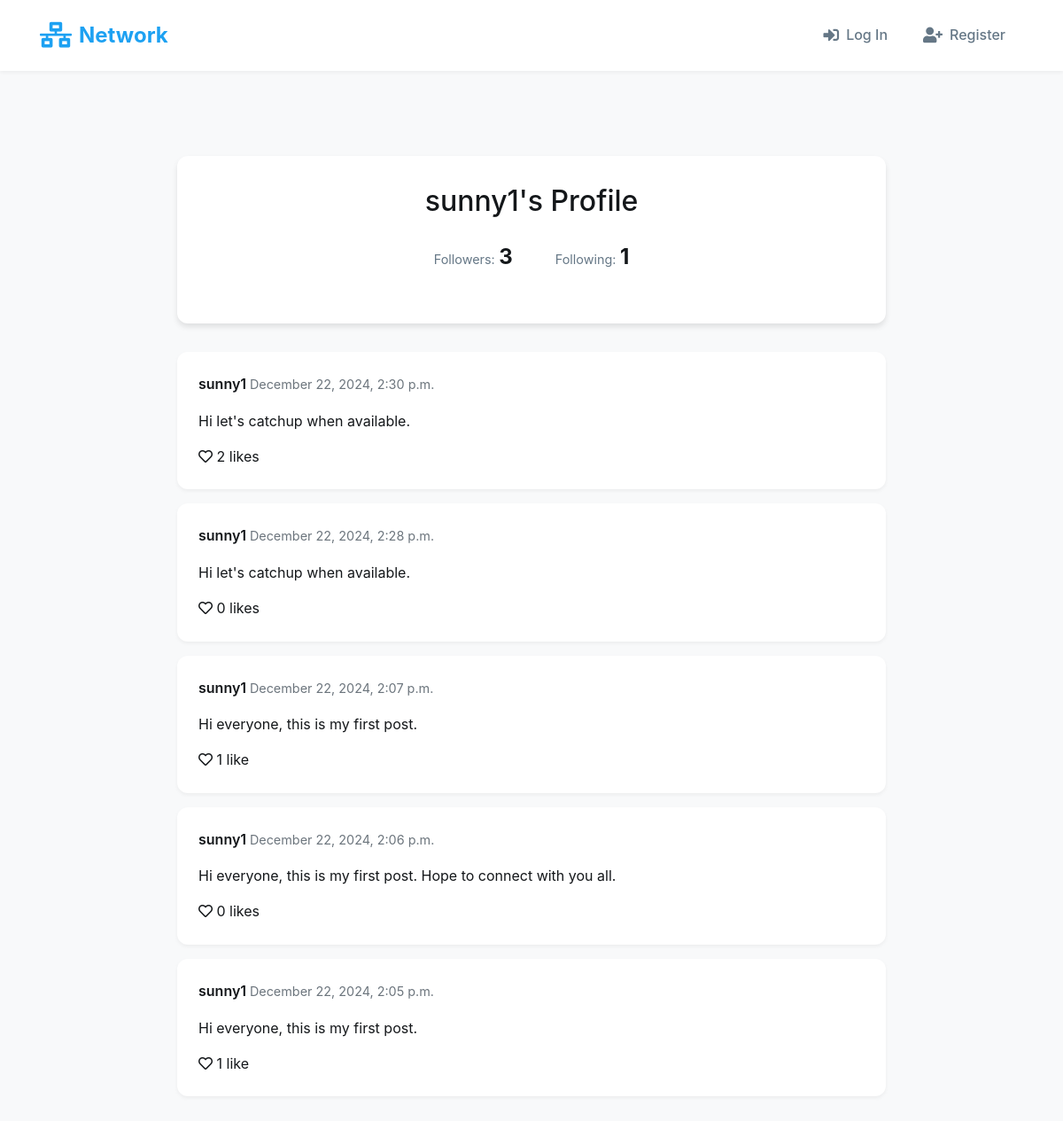
Page /profile/sunny1 on the committed database.
### network/models.py (models this page shows, shortened)
class User(AbstractUser):
    followers = models.ManyToManyField(
        'self',
        symmetrical=False,
        related_name='following',
        blank=True
    )
    def followers_count(self):
        return self.followers.count()
    def following_count(self):
        return self.following.count()

class Post(models.Model):
    user = models.ForeignKey(User, on_delete=models.CASCADE, related_name="posts")
    content = models.TextField()
    date = models.DateTimeField(default=timezone.now)
    likes = models.ManyToManyField(User, blank=True, related_name="liked_posts")
    class Meta:
        ordering = ['-date']  # Show newest posts first

### network/views.py (the view)
# urls.py: path("profile/<str:username>", views.profile, name="profile"),
def profile(request, username):
    try:
        profile_user = User.objects.get(username=username)
    except User.DoesNotExist:
        return HttpResponseRedirect(reverse("index"))
    user_posts = Post.objects.filter(user=profile_user)
    page_obj = paginate_posts(user_posts, request)
    is_following = False
    if request.user.is_authenticated:
        is_following = request.user.following.filter(id=profile_user.id).exists()
    return render(request, "network/profile.html", {
        "profile_user": profile_user,
        "page_obj": page_obj,
        "is_following": is_following,
        "followers_count": profile_user.followers_count(),
        "following_count": profile_user.following_count()
    })

### network/views.py (called while the page is built)
def paginate_posts(posts, request, per_page=10):
    posts = posts.order_by('-date')
    paginator = Paginator(posts, per_page)
    page = request.GET.get('page')
    try:
        posts_page = paginator.page(page)
    except PageNotAnInteger:
        posts_page = paginator.page(1)
    except EmptyPage:
        posts_page = paginator.page(paginator.num_pages)
    return posts_page

### network/templates/network/profile.html (shortened to what this page needs)
{% extends "network/layout.html" %}
{% block body %}
<div class="profile-container">
    <div class="profile-header">
        <h2>{{ profile_user.username }}'s Profile</h2>
        <div class="profile-stats">
            <div class="stat-item">
                <span class="stat-label">Followers:</span>
                <span class="stat-value" id="followers-count">{{ followers_count }}</span>
            </div>
            <div class="stat-item">
                <span class="stat-label">Following:</span>
                <span class="stat-value">{{ following_count }}</span>
            </div>
        </div>
    </div>
    <div class="posts-section">
        {% for post in page_obj %}
            {% include "network/post_card.html" with post=post %}
        {% empty %}
            <p class="no-posts">No posts yet.</p>
        {% endfor %}
    </div>
</div>
{% endblock %}

### network/templates/network/layout.html (shortened to what this page needs)
{% load static %}
<!DOCTYPE html>
<html lang="en">
    <head>
        <link rel="stylesheet" href="https://stackpath.bootstrapcdn.com/bootstrap/4.4.1/css/bootstrap.min.css">
        <link href="{% static 'network/styles.css' %}" rel="stylesheet">
        <link rel="stylesheet" href="https://cdnjs.cloudflare.com/ajax/libs/font-awesome/5.15.4/css/all.min.css">
    </head>
    <body>
        <nav class="navbar navbar-expand-lg navbar-light">
            <div class="container">
                <a class="navbar-brand" href="{% url 'index' %}">
                    <i class="fas fa-network-wired"></i> Network
                </a>
                <div class="collapse navbar-collapse" id="navbarNav">
                    <ul class="navbar-nav ml-auto">
                        {% if user.is_authenticated %}
                            <li class="nav-item">
                                <a class="nav-link" href="{% url 'index' %}">
                                    <i class="fas fa-home"></i> All Posts
                                </a>
                            </li>
                            <li class="nav-item">
                                <a class="nav-link" href="{% url 'following' %}">
                                    <i class="fas fa-users"></i> Following
                                </a>
                            </li>
                            <li class="nav-item">
                                <a class="nav-link" href="{% url 'profile' user.username %}">
                                    <i class="fas fa-user"></i> {{ user.username }}
                                </a>
                            </li>
                            <li class="nav-item">
                                <a class="nav-link" href="{% url 'logout' %}">
                                    <i class="fas fa-sign-out-alt"></i> Log Out
                                </a>
                            </li>
                        {% else %}
                            <li class="nav-item">
                                <a class="nav-link" href="{% url 'login' %}">
                                    <i class="fas fa-sign-in-alt"></i> Log In
                                </a>
                            </li>
                            <li class="nav-item">
                                <a class="nav-link" href="{% url 'register' %}">
                                    <i class="fas fa-user-plus"></i> Register
                                </a>
                            </li>
                        {% endif %}
                    </ul>
                </div>
            </div>
        </nav>
        <div class="container main-content">
            {% block body %}
            {% endblock %}
        </div>
    </body>
</html>

### network/templates/network/post_card.html (shortened to what this page needs)
<div class="post-card" id="post-{{ post.id }}" data-post-id="{{ post.id }}">
    <div class="post-header">
        <div class="post-user">
            <strong class="post-username">
                <a href="{% url 'profile' post.user.username %}">{{ post.user.username }}</a>
            </strong>
            <span class="post-date text-muted">{{ post.date|date:"F d, Y, g:i a" }}</span>
        </div>
    </div>
    <div class="post-content">
        {{ post.content }}
    </div>
    <div class="post-footer">
        {% if user.is_authenticated %}
            <button class="like-button {% if user in post.likes.all %}liked{% endif %}"
                    data-post-id="{{ post.id }}">
                <i class="{% if user in post.likes.all %}fas{% else %}far{% endif %} fa-heart"></i>
                <span class="like-count">{{ post.likes.count }} like{{ post.likes.count|pluralize }}</span>
            </button>
        {% else %}
            <div class="likes-count">
                <i class="far fa-heart"></i>
                <span>{{ post.likes.count }} like{{ post.likes.count|pluralize }}</span>
            </div>
        {% endif %}
    </div>
</div>

### network/static/network/styles.css (style rules this page uses)
:root { --primary-color: #1da1f2; --primary-hover: #1991db; --secondary-color: #657786; --background-light: #f8f9fa; --background-white: #ffffff; --text-dark: #14171a; --text-secondary: #657786; --border-color: #e1e8ed; --success-color: #17bf63; --danger-color: #e0245e; --shadow-sm: 0 2px 4px rgba(0, 0, 0, 0.05); --shadow-md: 0 4px 6px rgba(0, 0, 0, 0.1); --transition: all 0.3s ease; }
body { background-color: var(--background-light); color: var(--text-dark); font-family: -apple-system, BlinkMacSystemFont, "Segoe UI", Roboto, Helvetica, Arial, sans-serif; line-height: 1.6; }
.navbar { background-color: var(--background-white); box-shadow: var(--shadow-sm); padding: 1rem 0; margin-bottom: 2rem; }
.navbar-brand { font-size: 1.5rem; font-weight: 700; color: var(--primary-color) !important; display: flex; align-items: center; gap: 0.5rem; }
.navbar-brand i { font-size: 1.8rem; color: var(--primary-color); }
.nav-item { margin: 0 0.25rem; }
.nav-link { color: var(--text-secondary) !important; font-weight: 500; padding: 0.5rem 1rem !important; border-radius: 20px; transition: var(--transition); display: flex; align-items: center; gap: 0.5rem; }
.nav-link i { font-size: 1.1rem; }
.main-content { padding-top: 2rem; padding-bottom: 2rem; }
.nav-link { position: relative; overflow: hidden; }
.nav-link::after { content: ''; position: absolute; bottom: 0; left: 50%; width: 0; height: 2px; background-color: var(--primary-color); transition: all 0.3s ease; transform: translateX(-50%); }
.posts-section { max-width: 800px; margin: 0 auto 2rem; }
.post-card { background-color: var(--background-white); border-radius: 12px; padding: 1.5rem; margin-bottom: 1rem; box-shadow: var(--shadow-sm); transition: var(--transition); }
.post-header { display: flex; justify-content: space-between; align-items: center; margin-bottom: 1rem; }
.post-username a { color: var(--text-dark); font-weight: 600; text-decoration: none; transition: var(--transition); }
.post-date { font-size: 0.9rem; color: var(--text-secondary); }
.post-content { color: var(--text-dark); font-size: 1rem; line-height: 1.5; margin: 1rem 0; }
.profile-container { max-width: 800px; margin: 2rem auto; }
.profile-header { background-color: var(--background-white); border-radius: 12px; padding: 2rem; text-align: center; box-shadow: var(--shadow-md); margin-bottom: 2rem; }
.profile-stats { display: flex; justify-content: center; gap: 3rem; margin: 1.5rem 0; }
.stat-item { text-align: center; }
.stat-label { color: var(--text-secondary); font-size: 0.9rem; }
.stat-value { color: var(--text-dark); font-size: 1.5rem; font-weight: 700; }
.post-card { animation: fadeIn 0.3s ease-out; }

### rows in the picture
User: username "sunny1"
Post: user.username "sunny1", date "December 22, 2024, 2:30 p.m.", content "Hi let's catchup when available.", likes.count "2"
Post: user.username "sunny1", date "December 22, 2024, 2:28 p.m.", content "Hi let's catchup when available.", likes.count "0"
Post: user.username "sunny1", date "December 22, 2024, 2:07 p.m.", content "Hi everyone, this is my first post.", likes.count "1"
Post: user.username "sunny1", date "December 22, 2024, 2:06 p.m.", content "Hi everyone, this is my first post. Hope to connect with you all.", likes.count "0"
Post: user.username "sunny1", date "December 22, 2024, 2:05 p.m.", content "Hi everyone, this is my first post.", likes.count "1"

### other values in the picture
{{ followers_count }} "3"
{{ following_count }} "1"
